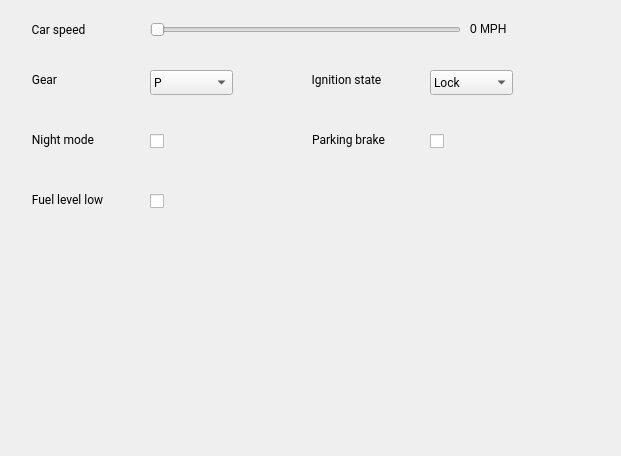
<?xml version="1.0" encoding="UTF-8"?>
<ui version="4.0">
 <class>CarSensorData</class>
 <widget class="QWidget" name="CarSensorData">
  <property name="geometry">
   <rect>
    <x>0</x>
    <y>0</y>
    <width>621</width>
    <height>456</height>
   </rect>
  </property>
  <property name="windowTitle">
   <string>Form</string>
  </property>
  <widget class="QGroupBox" name="groupBox">
   <property name="geometry">
    <rect>
     <x>30</x>
     <y>20</y>
     <width>511</width>
     <height>21</height>
    </rect>
   </property>
   <property name="font">
    <font>
     <family>Roboto</family>
     <weight>50</weight>
     <bold>false</bold>
    </font>
   </property>
   <property name="styleSheet">
    <string notr="true">border: 0px;</string>
   </property>
   <property name="title">
    <string>Car speed</string>
   </property>
   <property name="ColorGroup" stdset="0">
    <string>Title</string>
   </property>
   <widget class="QSlider" name="car_speedSlider">
    <property name="geometry">
     <rect>
      <x>120</x>
      <y>0</y>
      <width>311</width>
      <height>20</height>
     </rect>
    </property>
    <property name="accessibleName">
     <string>Car speed</string>
    </property>
    <property name="maximum">
     <number>250</number>
    </property>
    <property name="value">
     <number>0</number>
    </property>
    <property name="orientation">
     <enum>Qt::Horizontal</enum>
    </property>
   </widget>
   <widget class="QLabel" name="car_speedLabel">
    <property name="geometry">
     <rect>
      <x>440</x>
      <y>0</y>
      <width>61</width>
      <height>17</height>
     </rect>
    </property>
    <property name="text">
     <string>0 MPH</string>
    </property>
   </widget>
  </widget>
  <widget class="QGroupBox" name="groupBox_3">
   <property name="geometry">
    <rect>
     <x>30</x>
     <y>130</y>
     <width>231</width>
     <height>31</height>
    </rect>
   </property>
   <property name="font">
    <font>
     <family>Roboto</family>
     <weight>50</weight>
     <bold>false</bold>
    </font>
   </property>
   <property name="styleSheet">
    <string notr="true">border: 0px;</string>
   </property>
   <property name="title">
    <string>Night mode</string>
   </property>
   <property name="ColorGroup" stdset="0">
    <string>Title</string>
   </property>
   <widget class="QCheckBox" name="checkBox_night">
    <property name="geometry">
     <rect>
      <x>120</x>
      <y>0</y>
      <width>96</width>
      <height>22</height>
     </rect>
    </property>
    <property name="font">
     <font>
      <pointsize>10</pointsize>
     </font>
    </property>
    <property name="iconSize">
     <size>
      <width>24</width>
      <height>24</height>
     </size>
    </property>
    <property name="ColorGroup" stdset="0">
     <string>Toggle</string>
    </property>
   </widget>
  </widget>
  <widget class="QGroupBox" name="groupBox_4">
   <property name="geometry">
    <rect>
     <x>310</x>
     <y>130</y>
     <width>271</width>
     <height>31</height>
    </rect>
   </property>
   <property name="font">
    <font>
     <family>Roboto</family>
     <weight>50</weight>
     <bold>false</bold>
    </font>
   </property>
   <property name="styleSheet">
    <string notr="true">border: 0px;</string>
   </property>
   <property name="title">
    <string>Parking brake</string>
   </property>
   <property name="ColorGroup" stdset="0">
    <string>Title</string>
   </property>
   <widget class="QCheckBox" name="checkBox_park">
    <property name="geometry">
     <rect>
      <x>120</x>
      <y>0</y>
      <width>131</width>
      <height>22</height>
     </rect>
    </property>
    <property name="font">
     <font>
      <pointsize>10</pointsize>
     </font>
    </property>
    <property name="iconSize">
     <size>
      <width>24</width>
      <height>24</height>
     </size>
    </property>
    <property name="ColorGroup" stdset="0">
     <string>Toggle</string>
    </property>
   </widget>
  </widget>
  <widget class="QGroupBox" name="groupBox_5">
   <property name="geometry">
    <rect>
     <x>30</x>
     <y>190</y>
     <width>481</width>
     <height>21</height>
    </rect>
   </property>
   <property name="font">
    <font>
     <family>Roboto</family>
     <weight>50</weight>
     <bold>false</bold>
    </font>
   </property>
   <property name="styleSheet">
    <string notr="true">border: 0px;</string>
   </property>
   <property name="title">
    <string>Fuel level low</string>
   </property>
   <property name="ColorGroup" stdset="0">
    <string>Title</string>
   </property>
   <widget class="QCheckBox" name="checkBox_fuel_low">
    <property name="geometry">
     <rect>
      <x>120</x>
      <y>0</y>
      <width>96</width>
      <height>22</height>
     </rect>
    </property>
    <property name="font">
     <font>
      <pointsize>10</pointsize>
     </font>
    </property>
    <property name="iconSize">
     <size>
      <width>24</width>
      <height>24</height>
     </size>
    </property>
    <property name="ColorGroup" stdset="0">
     <string>Toggle</string>
    </property>
   </widget>
  </widget>
  <widget class="QComboBox" name="comboBox_ignition">
   <property name="geometry">
    <rect>
     <x>430</x>
     <y>70</y>
     <width>83</width>
     <height>25</height>
    </rect>
   </property>
   <property name="font">
    <font>
     <family>Roboto</family>
    </font>
   </property>
   <property name="styleSheet">
    <string notr="true">padding: 3px 3px 3px 3px;</string>
   </property>
   <property name="currentIndex">
    <number>1</number>
   </property>
   <item>
    <property name="text">
     <string>Undefined</string>
    </property>
   </item>
   <item>
    <property name="text">
     <string>Lock</string>
    </property>
   </item>
   <item>
    <property name="text">
     <string>Off</string>
    </property>
   </item>
   <item>
    <property name="text">
     <string>ACC</string>
    </property>
   </item>
   <item>
    <property name="text">
     <string>On</string>
    </property>
   </item>
   <item>
    <property name="text">
     <string>Start</string>
    </property>
   </item>
  </widget>
  <widget class="QComboBox" name="comboBox_gear">
   <property name="geometry">
    <rect>
     <x>150</x>
     <y>70</y>
     <width>83</width>
     <height>25</height>
    </rect>
   </property>
   <property name="font">
    <font>
     <family>Roboto</family>
    </font>
   </property>
   <property name="styleSheet">
    <string notr="true">padding: 3px 3px 3px 3px;</string>
   </property>
   <property name="currentIndex">
    <number>2</number>
   </property>
   <item>
    <property name="text">
     <string>N</string>
    </property>
   </item>
   <item>
    <property name="text">
     <string>R</string>
    </property>
   </item>
   <item>
    <property name="text">
     <string>P</string>
    </property>
   </item>
   <item>
    <property name="text">
     <string>D</string>
    </property>
   </item>
   <item>
    <property name="text">
     <string>D1</string>
    </property>
   </item>
   <item>
    <property name="text">
     <string>D2</string>
    </property>
   </item>
   <item>
    <property name="text">
     <string>D3</string>
    </property>
   </item>
   <item>
    <property name="text">
     <string>D4</string>
    </property>
   </item>
   <item>
    <property name="text">
     <string>D5</string>
    </property>
   </item>
   <item>
    <property name="text">
     <string>D6</string>
    </property>
   </item>
   <item>
    <property name="text">
     <string>D7</string>
    </property>
   </item>
   <item>
    <property name="text">
     <string>D8</string>
    </property>
   </item>
   <item>
    <property name="text">
     <string>D9</string>
    </property>
   </item>
  </widget>
  <widget class="QGroupBox" name="groupBox_7">
   <property name="geometry">
    <rect>
     <x>30</x>
     <y>70</y>
     <width>101</width>
     <height>21</height>
    </rect>
   </property>
   <property name="font">
    <font>
     <family>Roboto</family>
     <weight>50</weight>
     <bold>false</bold>
    </font>
   </property>
   <property name="styleSheet">
    <string notr="true">border: 0px;</string>
   </property>
   <property name="title">
    <string>Gear</string>
   </property>
   <property name="ColorGroup" stdset="0">
    <string>Title</string>
   </property>
  </widget>
  <widget class="QGroupBox" name="groupBox_8">
   <property name="geometry">
    <rect>
     <x>310</x>
     <y>70</y>
     <width>111</width>
     <height>21</height>
    </rect>
   </property>
   <property name="font">
    <font>
     <family>Roboto</family>
     <weight>50</weight>
     <bold>false</bold>
    </font>
   </property>
   <property name="styleSheet">
    <string notr="true">border: 0px;</string>
   </property>
   <property name="title">
    <string>Ignition state</string>
   </property>
   <property name="ColorGroup" stdset="0">
    <string>Title</string>
   </property>
  </widget>
 </widget>
 <resources/>
 <connections/>
</ui>
